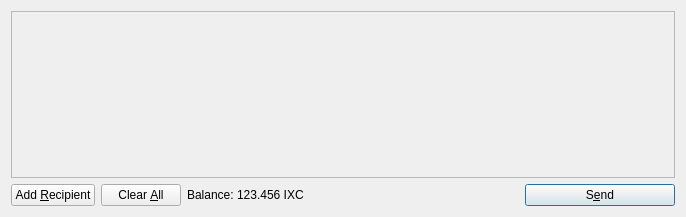
<?xml version="1.0" encoding="UTF-8"?>
<ui version="4.0">
 <class>SendCoinsDialog</class>
 <widget class="QDialog" name="SendCoinsDialog">
  <property name="geometry">
   <rect>
    <x>0</x>
    <y>0</y>
    <width>686</width>
    <height>217</height>
   </rect>
  </property>
  <property name="windowTitle">
   <string>Send Coins</string>
  </property>
  <layout class="QVBoxLayout" name="verticalLayout">
   <item>
    <widget class="QScrollArea" name="scrollArea">
     <property name="widgetResizable">
      <bool>true</bool>
     </property>
     <widget class="QWidget" name="scrollAreaWidgetContents">
      <property name="geometry">
       <rect>
        <x>0</x>
        <y>0</y>
        <width>666</width>
        <height>165</height>
       </rect>
      </property>
      <layout class="QVBoxLayout" name="verticalLayout_2">
       <property name="margin">
        <number>0</number>
       </property>
       <item>
        <layout class="QVBoxLayout" name="entries">
         <property name="spacing">
          <number>6</number>
         </property>
        </layout>
       </item>
       <item>
        <spacer name="verticalSpacer">
         <property name="orientation">
          <enum>Qt::Vertical</enum>
         </property>
         <property name="sizeHint" stdset="0">
          <size>
           <width>20</width>
           <height>40</height>
          </size>
         </property>
        </spacer>
       </item>
      </layout>
     </widget>
    </widget>
   </item>
   <item>
    <layout class="QHBoxLayout" name="horizontalLayout">
     <item>
      <widget class="QPushButton" name="addButton">
       <property name="toolTip">
        <string>Send to multiple recipients at once</string>
       </property>
       <property name="text">
        <string>Add &amp;Recipient</string>
       </property>
       <property name="icon">
        <iconset resource="../bitcoin.qrc">
         <normaloff>:/icons/add</normaloff>:/icons/add</iconset>
       </property>
       <property name="autoDefault">
        <bool>false</bool>
       </property>
      </widget>
     </item>
     <item>
      <widget class="QPushButton" name="clearButton">
       <property name="sizePolicy">
        <sizepolicy hsizetype="Minimum" vsizetype="Fixed">
         <horstretch>0</horstretch>
         <verstretch>0</verstretch>
        </sizepolicy>
       </property>
       <property name="toolTip">
        <string>Remove all transaction fields</string>
       </property>
       <property name="text">
        <string>Clear &amp;All</string>
       </property>
       <property name="icon">
        <iconset resource="../bitcoin.qrc">
         <normaloff>:/icons/remove</normaloff>:/icons/remove</iconset>
       </property>
       <property name="autoRepeatDelay">
        <number>300</number>
       </property>
       <property name="autoDefault">
        <bool>false</bool>
       </property>
      </widget>
     </item>
     <item>
      <layout class="QHBoxLayout" name="horizontalLayout_2">
       <property name="spacing">
        <number>3</number>
       </property>
       <item>
        <widget class="QLabel" name="label">
         <property name="text">
          <string>Balance:</string>
         </property>
        </widget>
       </item>
       <item>
        <widget class="QLabel" name="labelBalance">
         <property name="cursor">
          <cursorShape>IBeamCursor</cursorShape>
         </property>
         <property name="text">
          <string>123.456 IXC</string>
         </property>
         <property name="textInteractionFlags">
          <set>Qt::LinksAccessibleByMouse|Qt::TextSelectableByKeyboard|Qt::TextSelectableByMouse</set>
         </property>
        </widget>
       </item>
      </layout>
     </item>
     <item>
      <spacer name="horizontalSpacer">
       <property name="orientation">
        <enum>Qt::Horizontal</enum>
       </property>
       <property name="sizeHint" stdset="0">
        <size>
         <width>40</width>
         <height>20</height>
        </size>
       </property>
      </spacer>
     </item>
     <item>
      <widget class="QPushButton" name="sendButton">
       <property name="minimumSize">
        <size>
         <width>150</width>
         <height>0</height>
        </size>
       </property>
       <property name="toolTip">
        <string>Confirm the send action</string>
       </property>
       <property name="text">
        <string>S&amp;end</string>
       </property>
       <property name="icon">
        <iconset resource="../bitcoin.qrc">
         <normaloff>:/icons/send</normaloff>:/icons/send</iconset>
       </property>
       <property name="default">
        <bool>true</bool>
       </property>
      </widget>
     </item>
    </layout>
   </item>
  </layout>
 </widget>
 <resources>
  <include location="../bitcoin.qrc"/>
 </resources>
 <connections/>
</ui>
